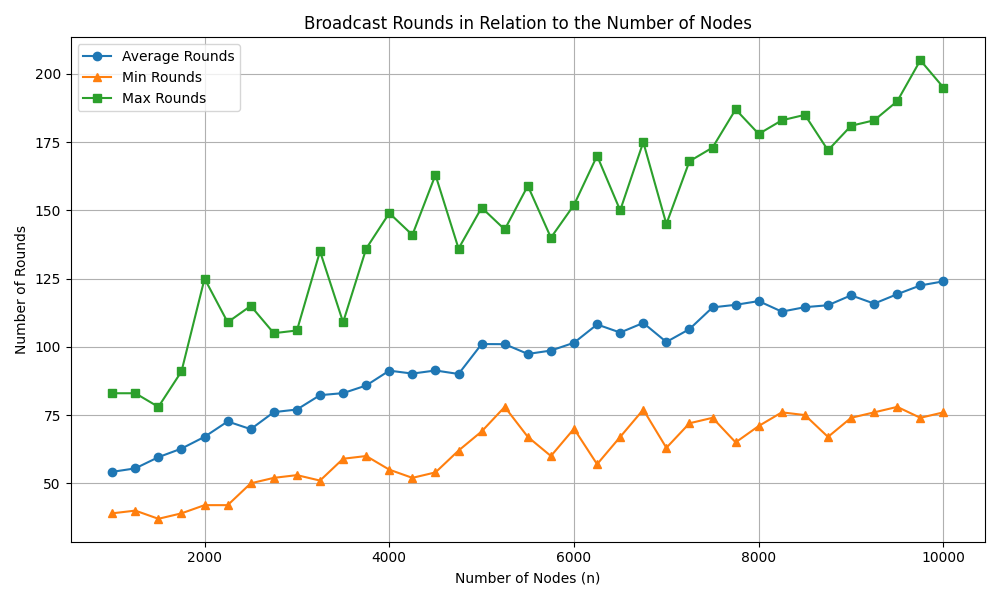

The script that saved this image:
import pandas as pd
import matplotlib.pyplot as plt

# Read the CSV file
df = pd.read_csv('results.csv')

# Plotting
plt.figure(figsize=(10, 6))
plt.plot(df['n'], df['avg_rounds'], marker='o', label='Average Rounds')
plt.plot(df['n'], df['min_rounds'], marker='^', label='Min Rounds')
plt.plot(df['n'], df['max_rounds'], marker='s', label='Max Rounds')

# Labels, title, legend
plt.xlabel('Number of Nodes (n)')
plt.ylabel('Number of Rounds')
plt.title('Broadcast Rounds in Relation to the Number of Nodes')
plt.legend()
plt.grid(True)

# Show the plot
plt.tight_layout()
plt.savefig(f'plot')
plt.show()
